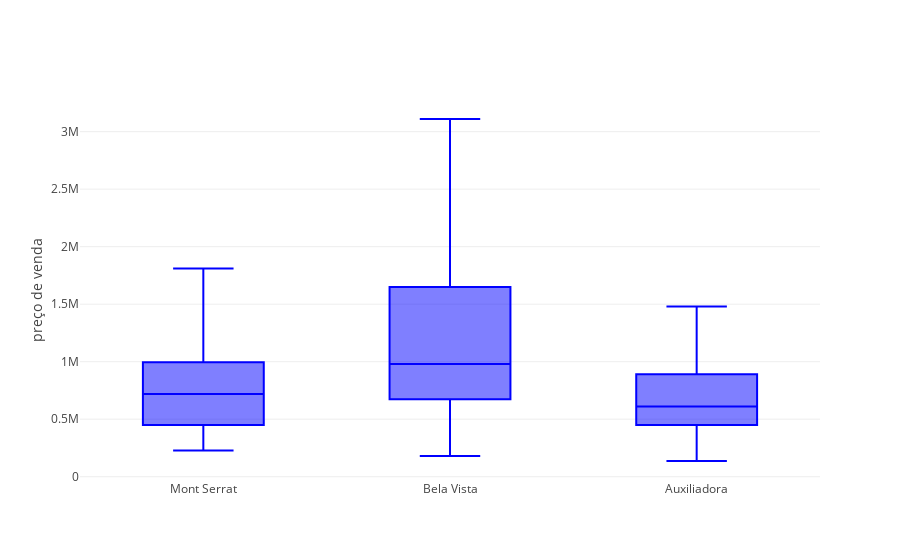

Notebook code for this chart:
### Code cell
import plotly.plotly as py
import plotly.graph_objs as go

x = df.district

trace0 = go.Box(
    y=df.price,
    x=x,
    name='kale',
    marker=dict(
        color='blue'
    )
)

data = [trace0]
layout = go.Layout(
    yaxis=dict(
        title='preço de venda',
        zeroline=False
    ),
    boxmode='group'
)

fig = go.Figure(data=data, layout=layout)
iplot(fig)

### Figure 1 — Plotly figure (JSON) as saved in the notebook; plotly's stock layout.template omitted (floating-point values rounded to 4 significant figures; data arrays with more than 128 entries replaced by an {"elided": "..."} marker saying what was removed)
{"data": [{"marker": {"color": "blue"}, "name": "kale", "type": "box", "uid": "2b9e35c6-b11c-11e8-8d62-4865ee195c3a", "x": {"elided": "414 str values"}, "y": {"elided": "414 int values"}}], "layout": {"boxmode": "group", "yaxis": {"title": "preço de venda", "zeroline": false}}}
